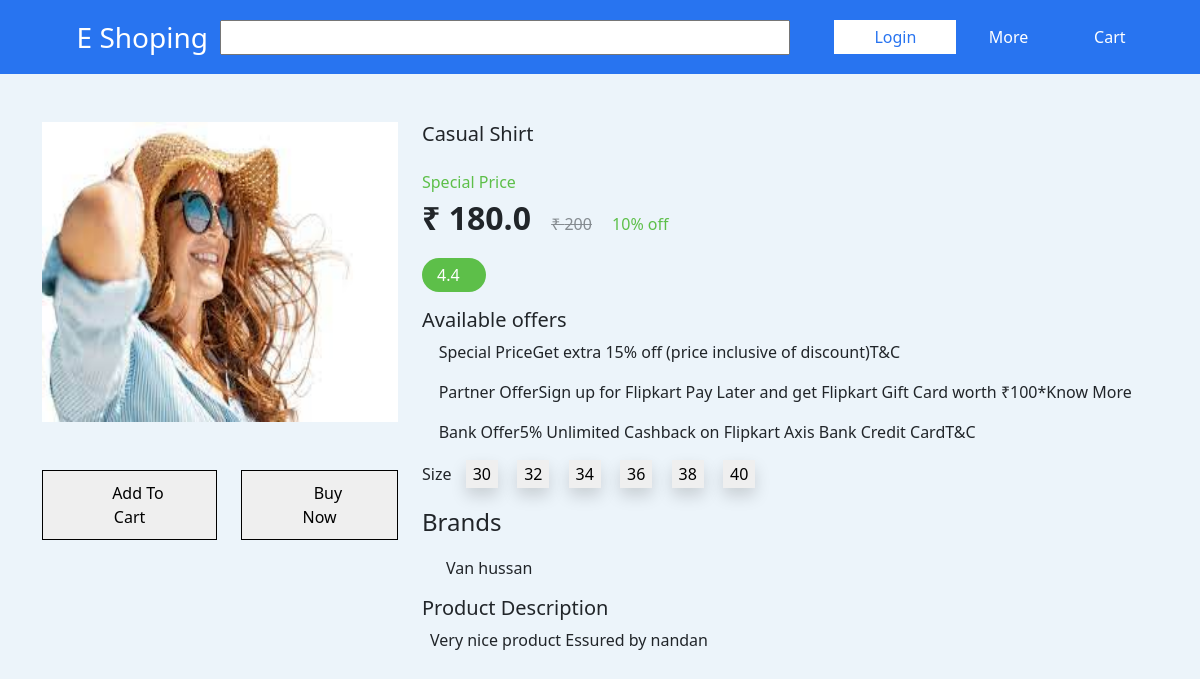
The app's page /product/2 with its own data.
### shop/models.py (models this page shows)
class product(models.Model):
    product_image=models.ImageField()
    product_name=models.CharField(max_length=500)
    product_brand=models.CharField(max_length=150,default='')
    product_price=models.IntegerField()
    product_category=models.CharField(max_length=1, choices=[('t',"Top Wear"),('b','Bottom Wear'),('f','Foot Wear')])
    product_description=models.CharField(max_length=500)
    product_discount=models.IntegerField()
    rating=models.FloatField()

### shop/views.py (the view)
# urls.py: path('product/<int:id>',views.product_detail,name='product_detail'),
def product_detail(request,id):
    product_detail=product.objects.get(pk=id)
    discount=product_detail.product_discount
    price=product_detail.product_price
    discounted_price=price-price*discount/100
    return render(request,'shop/product.html',{'product':product_detail,'discounted_price':discounted_price})

### shop/templates/shop/product.html (shortened to what this page needs)
{% extends 'shop/base.html' %}
{% load static %}
{% block content %}
<div class="container mt-5 product_view">
  <div class="row">
    <div class="col-4">
      <div class="image_section">
        <div class="image">
          <img src="{% static 'shop/images/product.jpeg' %}" alt="">
        </div>
        <div class="mt-5 d-flex justify-content-center buy_cart">
          <button type="button"  id="{{product.id}},{{request.user.id}}" onclick="AddToCart(id)">
            <span><i class="fas fa-shopping-cart"></i></span>
            <span>Add To Cart</span>
          </button>
          <button class="ms-4">
            <span><i class="fas fa-bolt"></i></span>
            <span>Buy Now</span>
          </button>
        </div>
      </div>
    </div>
    <div class="col-8">
      <div>
        <h5>{{product.product_name}}</h5>
        <p class="d-flex align-items-center">
        <p style="color:#5DBF49;" class="m-0">Special Price</p>
        <div class="">
          <span class="fs-2 fw-bolder">&#8377; {{discounted_price}}</span>
          <del class="opacity-50 ms-3">&#8377; {{product.product_price}}</del>
          <span class="ms-3" style="color:#5DBF49;">{{product.product_discount}}% off</span>
        </div>
        </p>
        <p class="rating d-flex align-items-center" style="color:white; background-color:#5DBF49;">
          <span class="me-1">{{product.rating}}</span>
          <i class="fas fa-star text-white" style="font-size: 10px;"></i>
        </p>
        <p class="offer">
        <h5>Available offers</h5>
        <p>
          <span><i class="fab fa-buffer"></i></span>
          <span>Special PriceGet extra 15% off (price inclusive of discount)T&C</span>
        </p>
        <p>
          <span><i class="fab fa-buffer"></i></span>
          <span>Partner OfferSign up for Flipkart Pay Later and get Flipkart Gift Card worth ₹100*Know More</span>
        </p>
        <p>
          <span><i class="fab fa-buffer"></i></span>
          <span>Bank Offer5% Unlimited Cashback on Flipkart Axis Bank Credit CardT&C</span>
        </p>
        </p>
        <p class="size">
          <span>Size</span>
          <button class="shadow">30</button>
          <button class="shadow">32</button>
          <button class="shadow">34</button>
          <button class="shadow">36</button>
          <button class="shadow">38</button>
          <button class="shadow">40</button>
        </p>
        <p class="d-flex align-items-center">
          <span class="fs-4 me-3">Brands</span>
          <p class='ms-4'>{{product.product_brand}}</p>
        </p>
        <p>
        <h5>Product Description</h5>
        <p class="ms-2">{{product.product_description}}</p>
        </p>
      </div>
    </div>
  </div>
</div>
{% endblock content %}

### shop/templates/shop/base.html (shortened to what this page needs)
<!doctype html>
<html lang="en">
  {% load static %}
  <head>
    <link href="https://cdn.jsdelivr.net/npm/bootstrap@5.1.3/dist/css/bootstrap.min.css" rel="stylesheet">
    <link rel="stylesheet" href="{% static 'shop/css/fontawsome.css' %}">
    <link rel="stylesheet" href="{% static 'shop/css/style.css' %}">
  </head>
  <body>
    {% include 'shop/component/navbar.html' %}
    {% block content %}{% endblock content %}
  </body>
</html>

### shop/templates/shop/component/navbar.html (shortened to what this page needs)
<nav class="text-white">
    <div class="container">
        <div class="row d-flex align-items-center">
            <div class="col-2 logo py-3 fs-3 text-end">E Shoping</div>
            <div class="col-6 position-relative p-0">
                <input  type="search" class=""  style="height: 35px; width: 100%;" name="" id="">
                <i class="fas fa-search  position-absolute top-50 end-0 translate-middle-y text-dark me-2 fs-4"></i>
            </div>
            {% if not request.user.is_authenticated %}
            <div class="col-4 text-white d-flex align-items-center justify-content-evenly">
                <div class="login">
                    <button data-bs-toggle="modal" data-bs-target="#exampleModal">Login</button>
                </div>
                <div class="more">
                    <span>More</span>
                    <i class="fas fa-chevron-down"></i>
                </div>
                <div class="cart">
                    <i class="fas fa-shopping-cart"></i>
                    <span>Cart</span>
                </div>
            </div>
            {% endif %}
        </div>
    </div>
</nav>

### shop/static/shop/css/style.css (style rules this page uses)
body { background-color: #ECF4FA; }
nav { background-color: #2874F0; }
nav input { outline: none; padding-left: 10px; }
nav .login button { border: none; background: none; outline: none; padding: 5px 40px; color: #2874F0; background: white; }

### shop/templates/shop/product.html (style rules this page uses)
.product_view img { height: 300px; width: 100%; }
.product_view .rating { width: fit-content; padding: 5px 15px; border-radius: 20px; }
.product_view .size button { border: none; background-color: none; outline: none; padding: 2px 7px; margin-right: 5px; margin-left: 10px; }
.image_section .buy_cart button { border: none; background-color: none; outline: none; border: 1px solid black; padding: 10px 40px; transition: all .3s ease-in-out; }

### shop/templates/shop/base.html (style rules this page uses)
* { margin: 0; padding: 0; }

### records on screen
product: product_name "Casual Shirt", product_price "200", product_discount "10", rating "4.4", product_brand "Van hussan", product_description "Very nice product Essured by nandan"

### other values on screen
{{ discounted_price }} "180.0"
